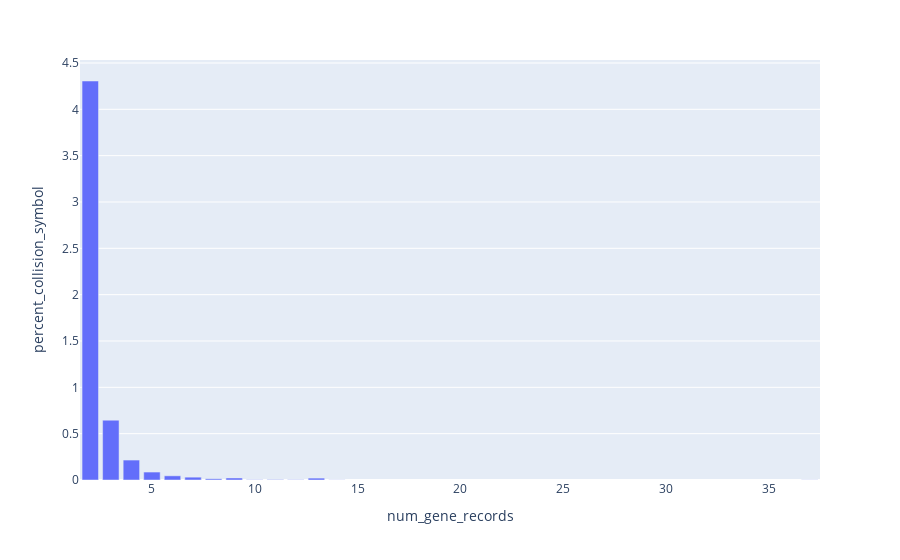

Here is the notebook cell this chart was saved with:
### Code cell
create_aa_collision_histogram(aa_collision_gene_ncbi_df, "NCBI", ncbi_alias_count)

### Figure 1 — Plotly figure (JSON) as saved in the notebook; plotly's stock layout.template omitted (floating-point values rounded to 4 significant figures)
{"data": [{"alignmentgroup": "True", "hovertemplate": "num_gene_records=%{x}<br>percent_collision_symbol=%{y}<extra></extra>", "legendgroup": "", "marker": {"color": "#636efa", "pattern": {"shape": ""}}, "name": "", "offsetgroup": "", "orientation": "v", "showlegend": false, "textposition": "auto", "type": "bar", "x": [2, 3, 4, 5, 6, 7, 8, 9, 10, 11, 12, 13, 14, 37], "xaxis": "x", "y": [4.306, 0.6456, 0.2152, 0.08579, 0.04508, 0.03054, 0.01309, 0.02181, 0.002908, 0.004362, 0.002908, 0.02036, 0.001454, 0.001454], "yaxis": "y"}], "layout": {"barmode": "relative", "legend": {"tracegroupgap": 0}, "margin": {"t": 60}, "xaxis": {"anchor": "y", "domain": [0, 1], "title": {"text": "num_gene_records"}}, "yaxis": {"anchor": "x", "domain": [0, 1], "title": {"text": "percent_collision_symbol"}}}}
